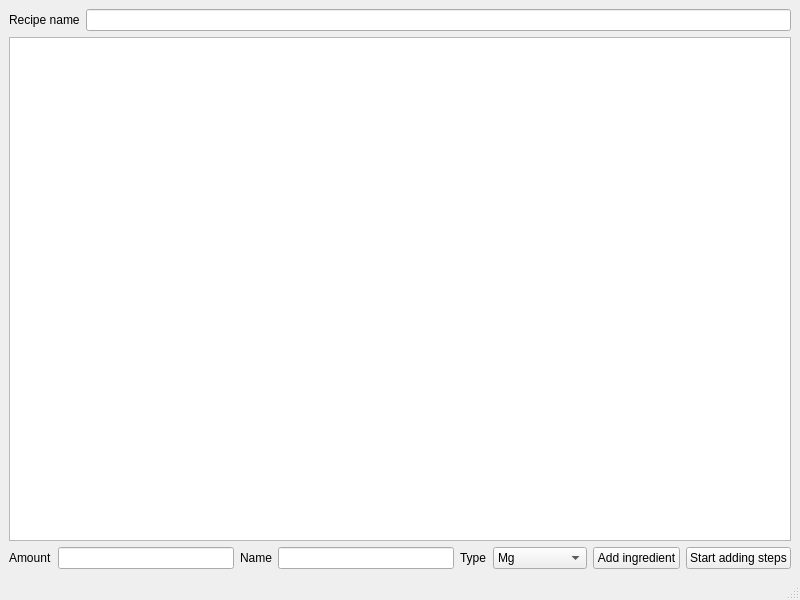
<?xml version="1.0" encoding="UTF-8"?>
<ui version="4.0">
 <class>selectIngredients</class>
 <widget class="QMainWindow" name="selectIngredients">
  <property name="geometry">
   <rect>
    <x>0</x>
    <y>0</y>
    <width>800</width>
    <height>600</height>
   </rect>
  </property>
  <property name="windowTitle">
   <string>MainWindow</string>
  </property>
  <widget class="QWidget" name="centralwidget">
   <layout class="QVBoxLayout" name="verticalLayout">
    <item>
     <layout class="QHBoxLayout" name="horizontalLayout_2">
      <item>
       <widget class="QLabel" name="label_4">
        <property name="text">
         <string>Recipe name</string>
        </property>
       </widget>
      </item>
      <item>
       <widget class="QLineEdit" name="recipeName"/>
      </item>
     </layout>
    </item>
    <item>
     <widget class="QListWidget" name="ingredientList"/>
    </item>
    <item>
     <layout class="QHBoxLayout" name="horizontalLayout">
      <item>
       <widget class="QLabel" name="label_2">
        <property name="text">
         <string>Amount</string>
        </property>
       </widget>
      </item>
      <item>
       <widget class="QLineEdit" name="amountLine"/>
      </item>
      <item>
       <widget class="QLabel" name="label">
        <property name="text">
         <string>Name</string>
        </property>
       </widget>
      </item>
      <item>
       <widget class="QLineEdit" name="nameLine"/>
      </item>
      <item>
       <widget class="QLabel" name="label_3">
        <property name="text">
         <string>Type</string>
        </property>
       </widget>
      </item>
      <item>
       <widget class="QComboBox" name="typeBox">
        <item>
         <property name="text">
          <string>Mg</string>
         </property>
        </item>
        <item>
         <property name="text">
          <string>G</string>
         </property>
        </item>
        <item>
         <property name="text">
          <string>Kg</string>
         </property>
        </item>
        <item>
         <property name="text">
          <string>ml</string>
         </property>
        </item>
        <item>
         <property name="text">
          <string>Liters</string>
         </property>
        </item>
        <item>
         <property name="text">
          <string>Spoons</string>
         </property>
        </item>
        <item>
         <property name="text">
          <string>Tea spoons</string>
         </property>
        </item>
        <item>
         <property name="text">
          <string>Caps</string>
         </property>
        </item>
       </widget>
      </item>
      <item>
       <widget class="QPushButton" name="addIngredientButton">
        <property name="text">
         <string>Add ingredient</string>
        </property>
       </widget>
      </item>
      <item>
       <widget class="QPushButton" name="finishButton">
        <property name="text">
         <string>Start adding steps</string>
        </property>
       </widget>
      </item>
     </layout>
    </item>
   </layout>
  </widget>
  <widget class="QMenuBar" name="menubar">
   <property name="geometry">
    <rect>
     <x>0</x>
     <y>0</y>
     <width>800</width>
     <height>21</height>
    </rect>
   </property>
  </widget>
  <widget class="QStatusBar" name="statusbar"/>
 </widget>
 <resources/>
 <connections/>
</ui>
